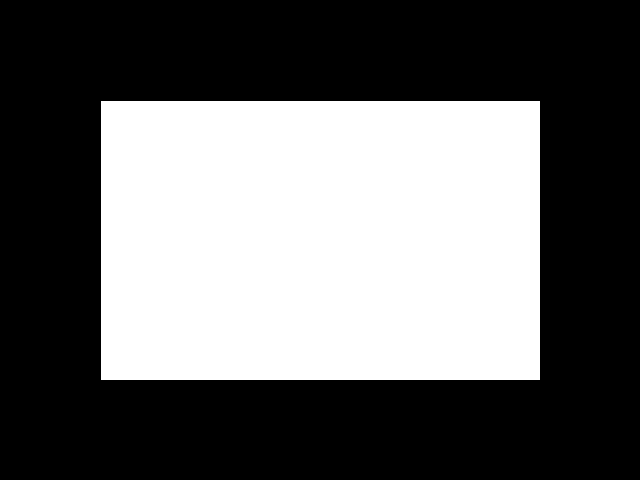
Frame 1 (no input)
Frame 60 (the mouse pressed at the canvas centre just before this capture): identical to frame 1, image omitted
Frame 120 (the mouse held since frame 60 and released just before this capture): identical to frame 1, image omitted

The Processing sketch that drew this single still picture (run headless with seeded random() and noise(); from frame 60 on, the mouse is pressed at the canvas centre):

// Processing sketch: shader_demo_cpu_pixels_bug
// ── shader_demo_cpu_pixels_bug.pde
PImage myImage;

void setup() {
  size(640, 480);
  //pixelDensity(1); // breaks w/2
}

void draw() {
  background(0);
  fill(255, 255, 0);
  rect(100, 100, width - 200, height - 200);
  
  loadPixels();
  for (int x = 0; x < width; x++) {
    for (int y = 0; y < height; y++) {
      int loc = x + y * width;
      float r = red(pixels[loc]);
      pixels[loc] =  color(r,r,r);
    }
  }
  updatePixels();
}
